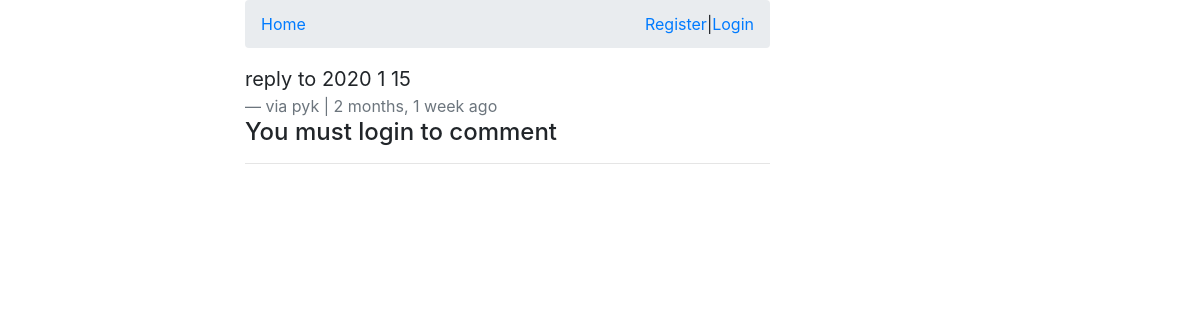
Before: /comments/9/ with the older database file.
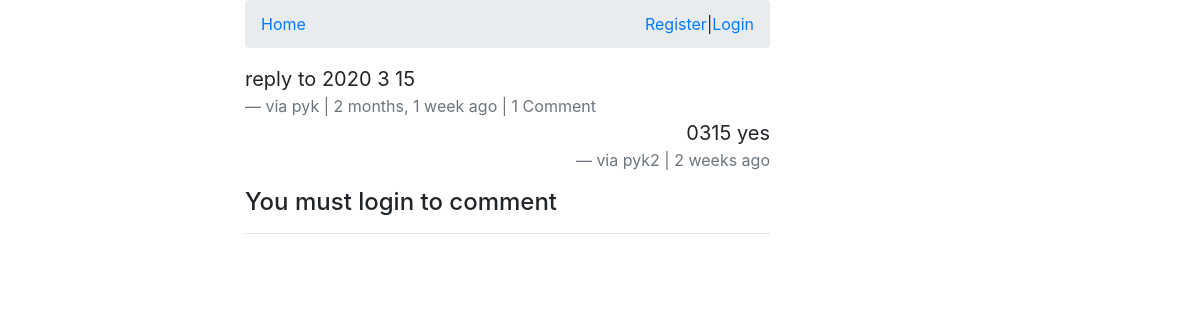
After: the same page with the newer database file.
### comments/models.py (models this page shows, shortened)
class Comment(models.Model):
    user = models.ForeignKey(settings.AUTH_USER_MODEL, default=1, on_delete=SET_NULL, null=True)
    content_type = models.ForeignKey(ContentType, on_delete=models.CASCADE)
    object_id = models.PositiveIntegerField()
    content_object = GenericForeignKey('content_type', 'object_id')
    parent = models.ForeignKey('self', on_delete=models.CASCADE, blank=True, null=True)
    content = models.TextField()
    timestamp = models.DateTimeField(auto_now_add=True)
    objects = CommentManager()
    class Meta:
        ordering = ['-timestamp']
    def children(self): #replies
        return Comment.objects.filter(parent=self)

### comments/views.py (the view, shortened to what this page needs)
# urls.py: path('<id>/', views.comment_thread, name='thread'),
def comment_thread(request, id):
    comment = get_object_or_404(Comment, id=id)
    initial_data = {
        'content_type': comment.content_type,
        'object_id' : comment.object_id
    }
    form = CommentForm(request.POST or None, initial=initial_data)
    print(form.errors)
    context = {
        'comment': comment,
        'form': form
    }
    return render(request, 'comments/comment_thread.html', context=context)

### comments/models.py (called while the page is built)
    def all(self):
        qs = super(CommentManager, self).filter(parent=None)
        return qs

### comments/templates/comments/comment_thread.html (shortened to what this page needs)
{% extends "posts/base.html" %}
{% load crispy_forms_tags %}
{% block content %}
    <div class="">
        <blockquote class="blockquote">
            <p class="mb-0">{{ comment.content }}</p>
            <footer class="blockquote-footer">via {{ comment.user }} | {{ comment.timestamp | timesince }} ago
                {% if comment.children.count > 0 %}
                    | {{ comment.children.count }} Comment{% if comment.children.count > 1 %}s{% endif %}
                {% endif %}
            </footer>
            <div>
            {% for child_comment in comment.children %}
            <blockquote class="blockquote text-right">
                <p class="mb-0">{{ child_comment.content }}</p>
                <footer class="blockquote-footer">via {{ child_comment.user }} | {{ child_comment.timestamp | timesince }} ago
                </footer>
            </blockquote>
            {% endfor %}
            {% if request.user.is_authenticated %}
            <form action="." method="POST">{% csrf_token %}
                {{ form | crispy }}
                <input type="hidden" name="parent_id" value="{{ comment.id }}">
                <input type="submit" class="btn btn-default" value="Reply">
            </form>
            {% else %}
            <h4>You must login to comment</h4>
            <hr>
            {% endif %}
            </div>
        </blockquote>
    </div>
{% endblock content %}

### posts/templates/posts/base.html (shortened to what this page needs)
{% load static %}
<!DOCTYPE html>
<html lang="en">
<head>
    <link rel="stylesheet" href="https://stackpath.bootstrapcdn.com/bootstrap/4.1.3/css/bootstrap.min.css">
    <link rel="stylesheet" href="https://stackpath.bootstrapcdn.com/font-awesome/4.7.0/css/font-awesome.min.css">
    <link rel="stylesheet" href="{% static 'posts/css/base.css' %}">
</head>
<body>
    <div class="container">
        <div class="col-sm-6 offset-sm-2">
            <ol class="breadcrumb">
                <li class="breadcrumb-item"><a href="">Home</a></li>
                {% if not request.user.is_authenticated %}
                <li class="ml-auto"><a href="{% url 'accounts:register' %}">Register</a></li>|
                <li class=""><a href="{% url 'accounts:login' %}">Login</a></li>
                {% else %}
                <li class="ml-auto"><a href="{% url 'accounts:logout' %}">Logout</a></li>
                {% endif %}
            </ol>
        {% block content %}{% endblock content %}
        </div>
    </div>
</body>
</html>

Changed rows visible on the page:
changed Comment "pyk": content "reply to 2020 1 15" → "reply to 2020 3 15"; children.count (not shown) → "1"
added Comment: content "0315 yes", user "pyk2", timestamp "2 weeks"
Other visible differences:
text now shown: "| Comment"
